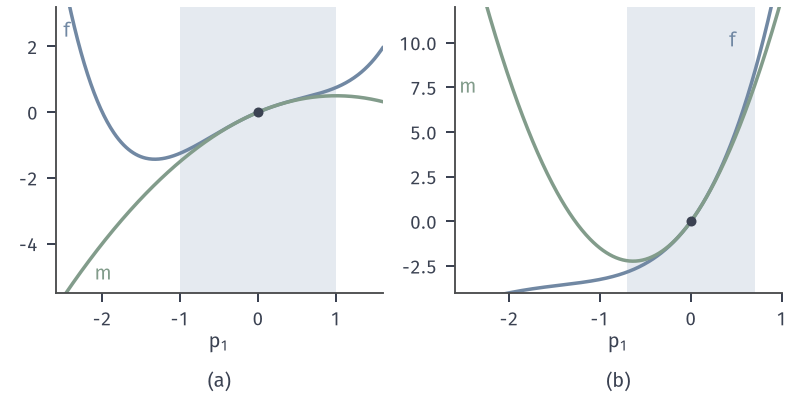

The Python source for this figure:
from pathlib import Path
import sys
sys.path.insert(0, str(Path(__file__).resolve().parents[1]/"tr-common"))
from tr_core import *
HERE = Path(__file__).resolve().parent
# 沿 x1 的切片：(a) 在 (0,0)，模型 p-p^2/2；(b) 在 (2,2)，模型 7p+5.5p^2。
fig, axs = figure(width_mm=112, height_mm=56, ncols=2)
ax = axs[0]; p = np.linspace(-2.6, 1.6, 400)
ax.plot(p, p**4/4 - p**2/2 + p, color=BLUE, lw=1.4)
ax.plot(p, p - p**2/2, color=GREEN, lw=1.4)
ax.axvspan(-1, 1, facecolor=BLUE_FILL, edgecolor='none', zorder=0)
ax.plot([0], [0], 'o', color=INK, ms=4, mew=0)
ax.set_ylim(-5.5, 3.2); ax.set_xlim(-2.6, 1.6); ax.set_xlabel('$p_1$', labelpad=1)
ax.text(-2.5, 2.3, '$f$', color=BLUE); ax.text(-2.1, -5.1, '$m$', color=GREEN)
ax = axs[1]; p = np.linspace(-2.6, 1.0, 400)
F = lambda p: (2+p)**4/4 - (2+p)**2/2 + (2+p) - 4
M = lambda p: 7*p + 5.5*p**2
ax.plot(p, F(p), color=BLUE, lw=1.4); ax.plot(p, M(p), color=GREEN, lw=1.4)
ax.axvspan(-.7, .7, facecolor=BLUE_FILL, edgecolor='none', zorder=0)
ax.plot([0], [0], 'o', color=INK, ms=4, mew=0); ax.set_xlim(-2.6, 1.0); ax.set_ylim(-4, 12)
ax.set_xlabel('$p_1$', labelpad=1)
ax.text(.42, 9.8, '$f$', color=BLUE); ax.text(-2.55, 7.2, '$m$', color=GREEN)
panels(fig, .07, .985, .98, .26, .22); tags(fig, axs)
save(fig, HERE, 'figure', {'f': 'x1^4/4-x1^2/2+x1 (x2 part omitted), slices at x1=0 and x1=2'})
